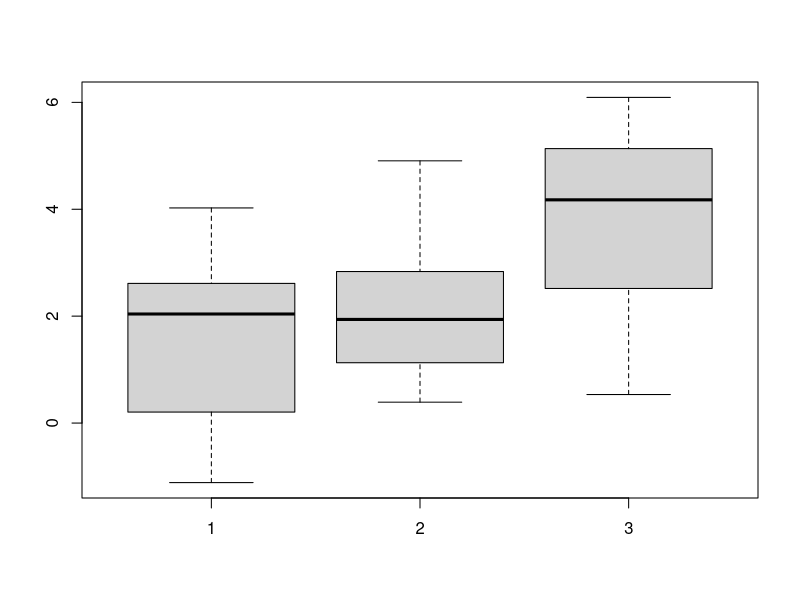
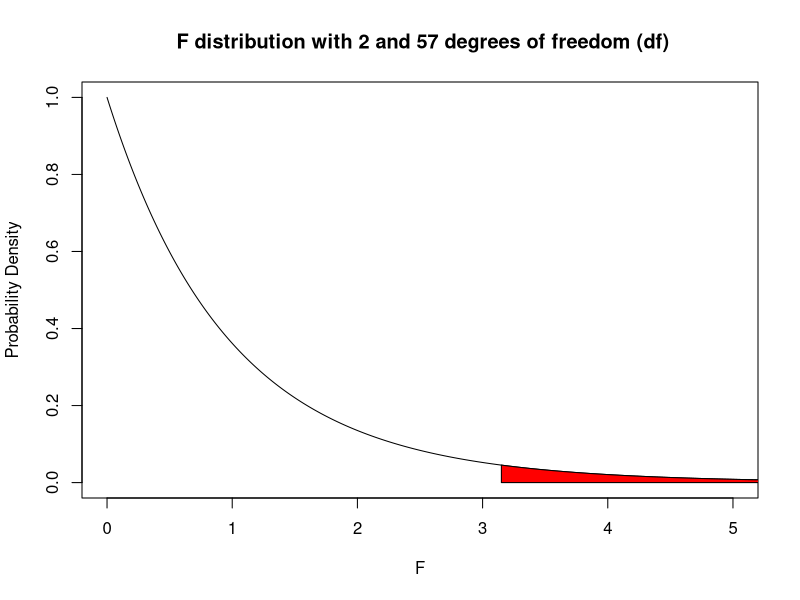
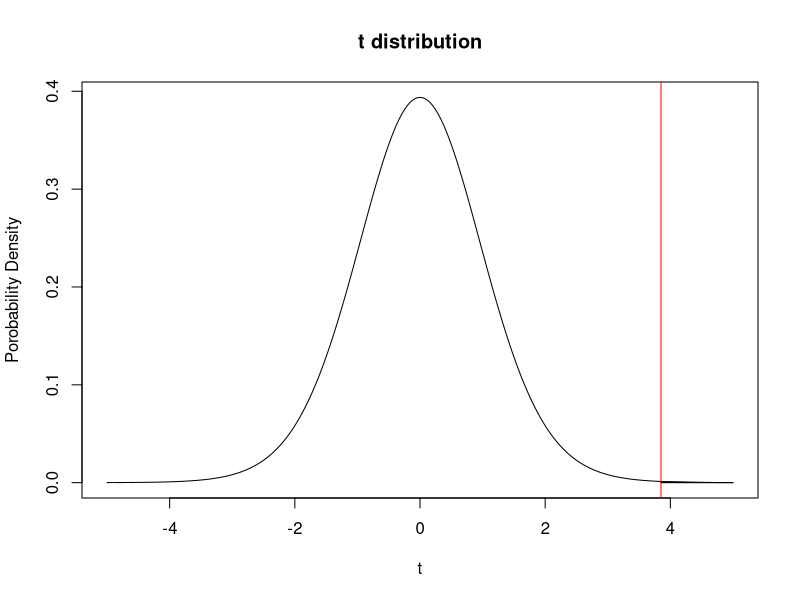

Source code (R) for these figures, in order: (Note: this script raises an error after producing the figures.)
## ---- chunk 1
# Use a sample size of 20 for all of the samples. Set the mean of the first two samples as 2 and set the 
# mean of the last sample as 4. Use a standard deviation of 1.5 for all samples. We are going to call
# the three samples x1, x2, and x3. 
x1=rnorm(20, mean=2, sd=1.5)
x2=rnorm(20, mean=2, sd=1.5)
x3=rnorm(20, mean=4, sd=1.5)

# Lets look at the mean and spread of each of our samples using the boxplot() function. 
boxplot(x1,x2,x3)
## ---- chunk 2
# lets bind the example data together using cbind() and then put it into a dataframe with data.frame(). 
# let's call our new dataframe data. 
data = data.frame(cbind(x1,x2,x3))

# Then we are going to reorganize it with stack(). 
data = stack(data)
#be sure to take a second to look at your dataframe. Do you understand its stucture? 

# now are data is all set for ANOVA. 
## ---- chunk 3
# In order to run an ANOVA test, we are going to need to use R's linear regression function lm()
# Why are we using linear regression for ANOVA? because ANOVA is actually a special application of Linear
# Regression! We may explore this more in future workshops, but for now do not worry about it. 

#run help(lm). Focus on the first two arguments. 
help(lm)

# wait, what is a formula class object? 
# Formula class obects are specified using a tilde (~) and are used to specify a relationship between two
# vectors.
# Essentially, when you type A~B you are saying thet you want to test if variable A is dependent on B.
# The first term is the response variable in your data and the second is the explanatory variable. 
# The specifics of what a formula object actually is in R are complicated and beyond this workshop. 
# for more details, look up ?formula 

# ok, now we can actually use lm() by specifying the formula and data arguments. run lm and save the 
# output in a variable named Av_object
# Hint: what are our response and explanatory variables? 
Av_object <- lm(values~ind,data=data) 

# Now we are ready to actually run the ANOVA test using the anova() function. 
anova(Av_object)
## ---- chunk 4
# lets create the F distribution using the df function.
# run help(df) and focus on the first 3 arguments. 
help(df)

# It works almost exactly like the dt function but with 2 inputs for degrees of freedom. 
# df1 is the group degrees of freedom and df2 is for the error degrees of freedom. 
# create a sequence using seq() and call it x. save you f distribution as a variable called fdist. 
x=seq(0,6,by=0.001)
fdistr=df(x,df1 = 2, df2 = 57)

# Now lets plot the F distribution. 
plot(x,fdistr,type="l",
     xlim = c(0,5), 
     ylim = c(0,1),
     xlab="F",
     ylab="Probability Density",
     main =" F distribution with 2 and 57 degrees of freedom (df)")

# run this line of code to look at the rejection region
polygon(c(x[x>=3.15], max(x), 3.15), c(fdistr[x>=3.15], 0, 0), col="red")

# Scroll back up to our table, where does your F value fall on this graph? does it make sense that you were/were'nt able to reject the null?
## ---- chunk 5
# try running help("pairwise.t.test")
help("pairwise.t.test")
# note that rather than using a formula object, you just specify the two columns you are looking at in 
# your dataframe. 

# for educational purposes, lets do a pairwise t-test with NO P value adjustment whatsoever ("none"). 
pairwise.t.test(data$values, data$ind, p.adj= "none", alternative="two.sided")
## ---- chunk 6
# now perform a pairwise t-test using the Bonferroni method ("bonf")
pairwise.t.test(data$values, data$ind, p.adj = "bonf",alternative="two.sided")
# Can you see the difference between the two P-values? 
## ---- chunk 7
# create a t-distribution just like what we did in the t-test section.
x=seq(-5,5,by=0.001)
tdistr=dt(x,19)
plot(x,tdistr,type="l",main="t distribution",xlab="t",ylab="Porobability Density") + polygon(c(x[x>=3.85], max(x), 3.85), c(tdistr[x>=3.85], 0, 0), col="red") + abline(v=3.85, col="red")

# Add the code below to your plot to create a rejection region using our altered P-value. 
# + polygon(c(x[x>=3.85], max(x), 3.85), c(tdistr[x>=3.85], 0, 0), col="red") #
# 3.85 is the adjusted critical value for sample size = 20 and 50 tests. 

# can you even see the rejection region? let's draw a line to make it more clear
# + abline(v=3.85, col="red") #

# look how small it is! You would need a very large effect or a lot of power to find any significant 
# results. What if we want more power for our experiment? 

## ---- chunk 8
# We are going to need to load a package called dplyr for this. 
library(dplyr)

# We are going to create a set of P-values that we theoretically could have gotten from performing 10 
# tests. 
p_values=c(0.38,0.022,0.45,0.04,0.06,0.008,0.001,0.15,0.013,0.59)

# then, the first step of the Benjamini Hochberg method is to order the P-values from largest to 
# smallest. We are going to do this using the sort() function. Call this sorted vector p_sort
p_sort=sort(p_values)

# Now we are going to create a rank for every p-value. create a list from 1 to 10 using c() and call
# it rank. 
rank=c(1,2,3,4,5,6,7,8,9,10)

# Now use cbind to bind the rank and the sorted P-values into a dataframe (should be familiar to what we
# did when creating the dataframe for ANOVA). Call this new dataframe BH_df. 
BH_df = data.frame(cbind(p_sort,rank))

#The last step is the most important one. We are going to compare our ordered P-values to a set of BH 
# critical values. BH critical values are calculated as i/m*Q where
# i = the rank of the test. 
# m = the total number of tests. 
# Q equals the false discovery rate we are aiming for (0.05)
# now, we will use the mutate function to create a new column with the critical values for each test.
# The mutate function takes the values from other columns and uses an equation to calculate the values 
# for a new column. 
# the mutate function is in the form mutate(dataframe, new_column name = equation)
BH_df = mutate(df, critical_val = rank/10*0.05)
BH_df

# Let's look at our dataframe. 
## ---- chunk 9
#finally, let's perform a pairwise t-test using the bonferroni adjustment. 
# we are going to go back to using the data from the three samples we made at the beginning of this 
# workshop (the one we called data)
pairwise.t.test(data$values, data$ind, p.adj = "BH",alternative="two.sided")

# compare this output to the output we got from the Bonferroni method. 
